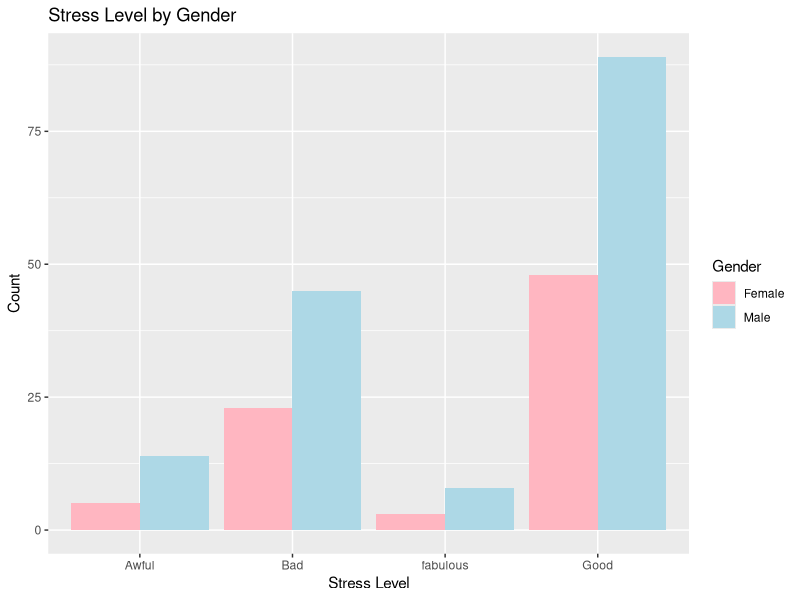
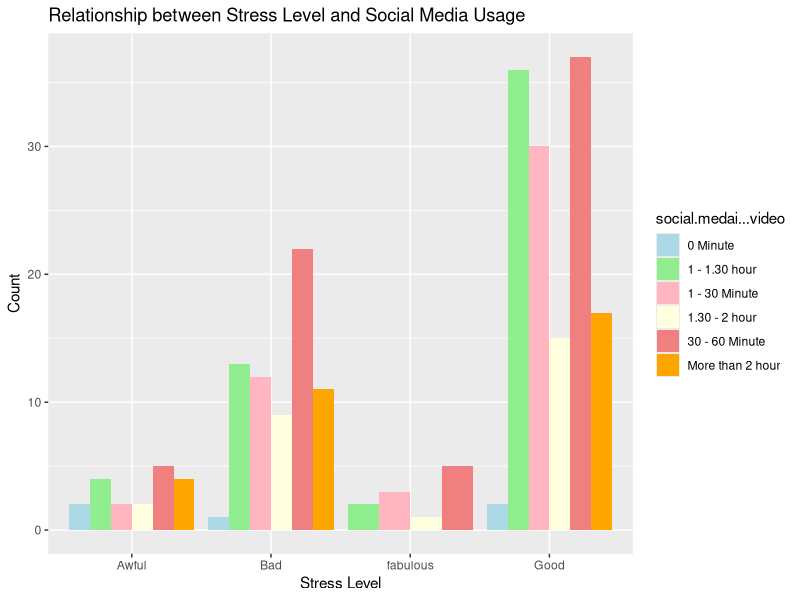
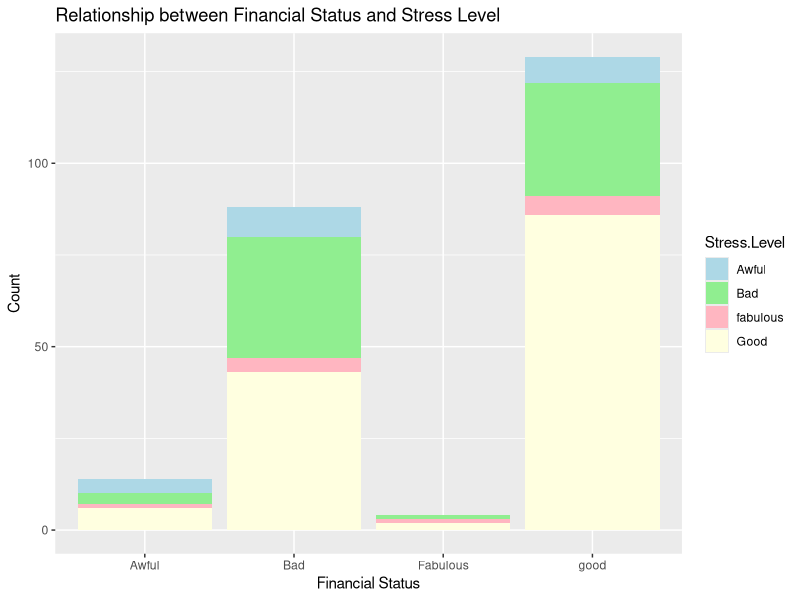
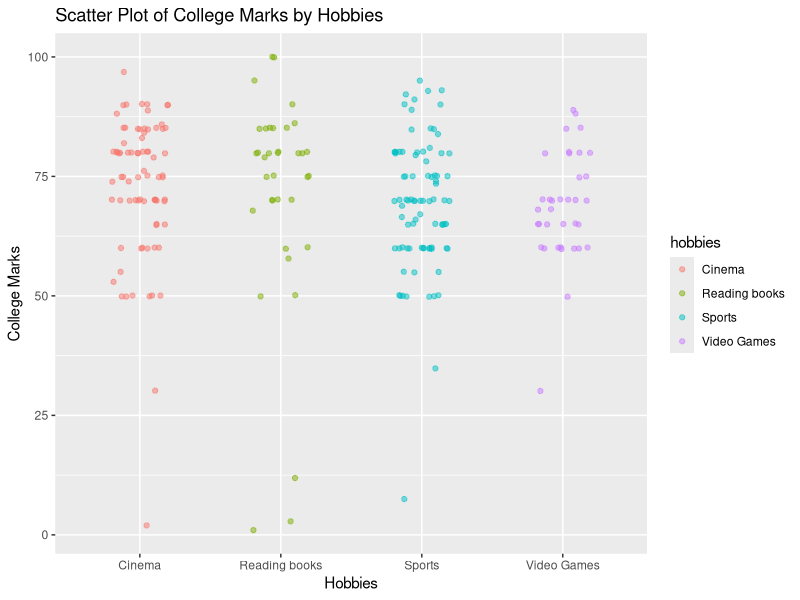
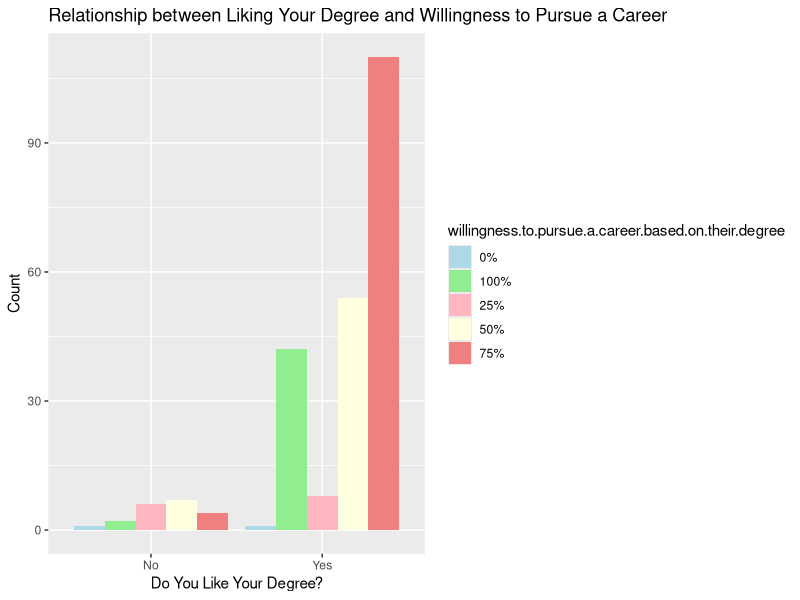
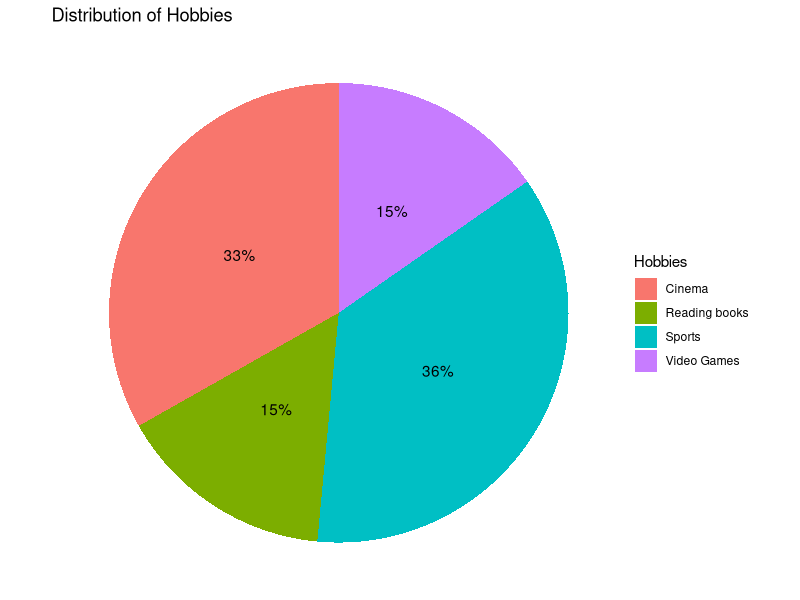
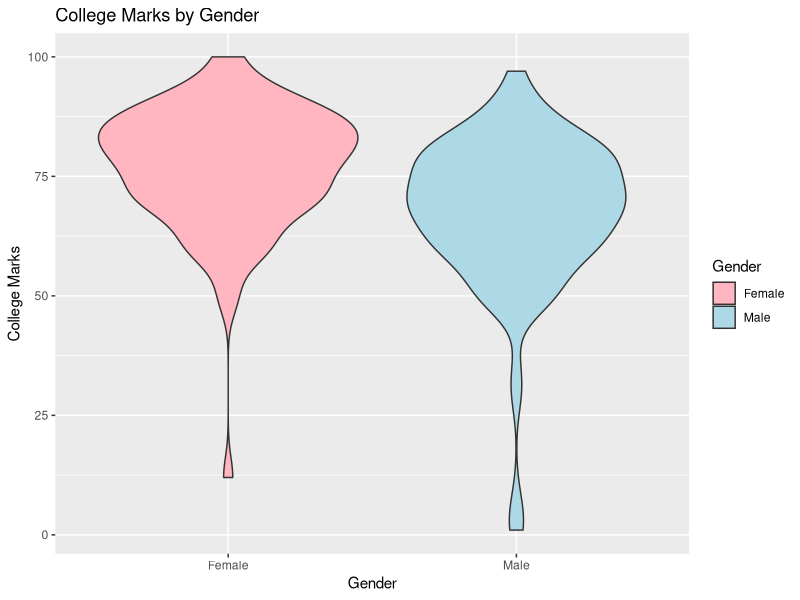
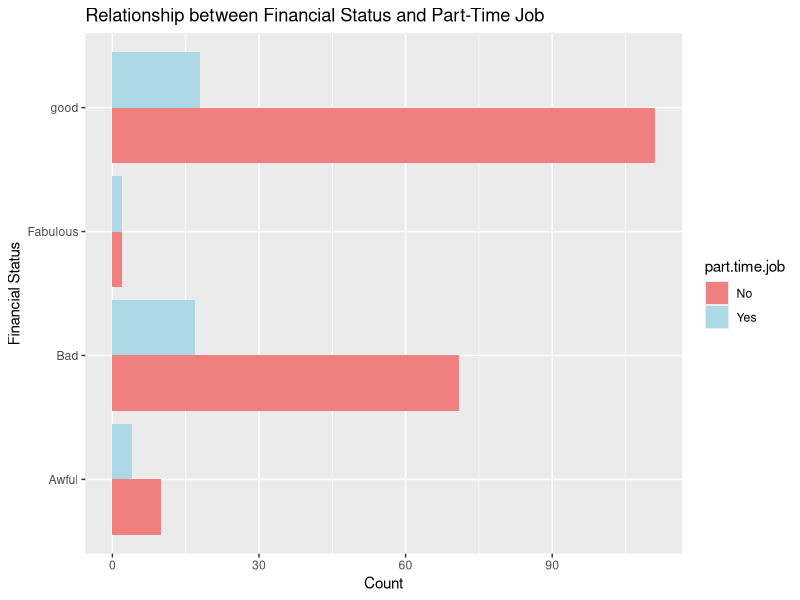

Recreate these plots in R, in order.
## ---- chunk 1
knitr::opts_chunk$set(echo = FALSE)

## ---- chunk 2
library(tidyverse) #aids in cleaning and presenting data
library(dplyr) #data manipulation
library(ggplot2) #data visualization

## ---- chunk 3
data <- read.csv("Student_Behaviour.csv")
glimpse(data)
## ---- chunk 4
data %>% mutate(Gender = as.factor(Gender)) %>% ggplot(mapping = aes(x = Stress.Level, fill= Gender))+ geom_bar(position = "dodge") + scale_fill_manual(values = c("Male" = "lightblue", "Female" = "lightpink"))+ labs(title = "Stress Level by Gender",
       x = "Stress Level",
       y = "Count")
## ---- chunk 5

data %>% count(Gender)
## ---- chunk 6

ggplot(data, aes(x = Stress.Level, fill = social.medai...video)) + geom_bar(position = "dodge", stat = "count")+ labs(title ="Relationship between Stress Level and Social Media Usage",
       x = "Stress Level",
       y = "Count") +
  scale_fill_manual(values = c("lightblue", "lightgreen", "lightpink", "lightyellow", "lightcoral", "orange")) 
## ---- chunk 7

ggplot(data,aes(x = Financial.Status, fill = Stress.Level)) + geom_bar(stat = "count") + labs(title = "Relationship between Financial Status and Stress Level",
       x = "Financial Status",
       y = "Count") +
  scale_fill_manual(values = c("lightblue", "lightgreen", "lightpink", "lightyellow"))
## ---- chunk 8

ggplot(data, aes(x = hobbies, y = college.mark, color = hobbies)) + geom_jitter(position = position_jitter(width = 0.2, height = 0.2), alpha = 0.5) + labs(title = "Scatter Plot of College Marks by Hobbies",
       x = "Hobbies",
       y = "College Marks")
## ---- chunk 9

ggplot(data, aes(x= Do.you.like.your.degree., fill= willingness.to.pursue.a.career.based.on.their.degree)) + geom_bar(position = "dodge", stat = "count") + labs(title = "Relationship between Liking Your Degree and Willingness to Pursue a Career",
       x = "Do You Like Your Degree?",
       y = "Count") +
  scale_fill_manual(values = c("0%" = "lightblue", "100%" = "lightgreen", "25%" = "lightpink", "50%" = "lightyellow", "75%" = "lightcoral"))

## ---- chunk 10

percentage_data <- data %>% count(hobbies) %>% mutate(percentage = round(n/sum(n)*100))

ggplot(percentage_data,aes(x= "", y = n, fill= hobbies)) + geom_bar(stat="identity", width=1) + geom_text(aes(label = paste0(percentage, "%")), position = position_stack(vjust = 0.5)) + coord_polar("y", start=0)+
  theme_void() + labs(title = "Distribution of Hobbies",
       fill = "Hobbies",
       y = "Percentage")

## ---- chunk 11
ggplot(data, aes(x = Gender, y = college.mark, fill = Gender)) + geom_violin() + labs(title = "College Marks by Gender",
       x = "Gender",
       y = "College Marks") +
  scale_fill_manual(values = c("Male" = "lightblue", "Female" = "lightpink"))


## ---- chunk 12



ggplot(data, aes(x =  Financial.Status , fill = part.time.job)) + geom_bar(position = "dodge", stat = "count") + labs(title = "Relationship between Financial Status and Part-Time Job",
       x = "Financial Status",
       y = "Count") + scale_fill_manual(values = c("Yes" = "lightblue", "No" = "lightcoral")) +
  coord_flip() 
  
